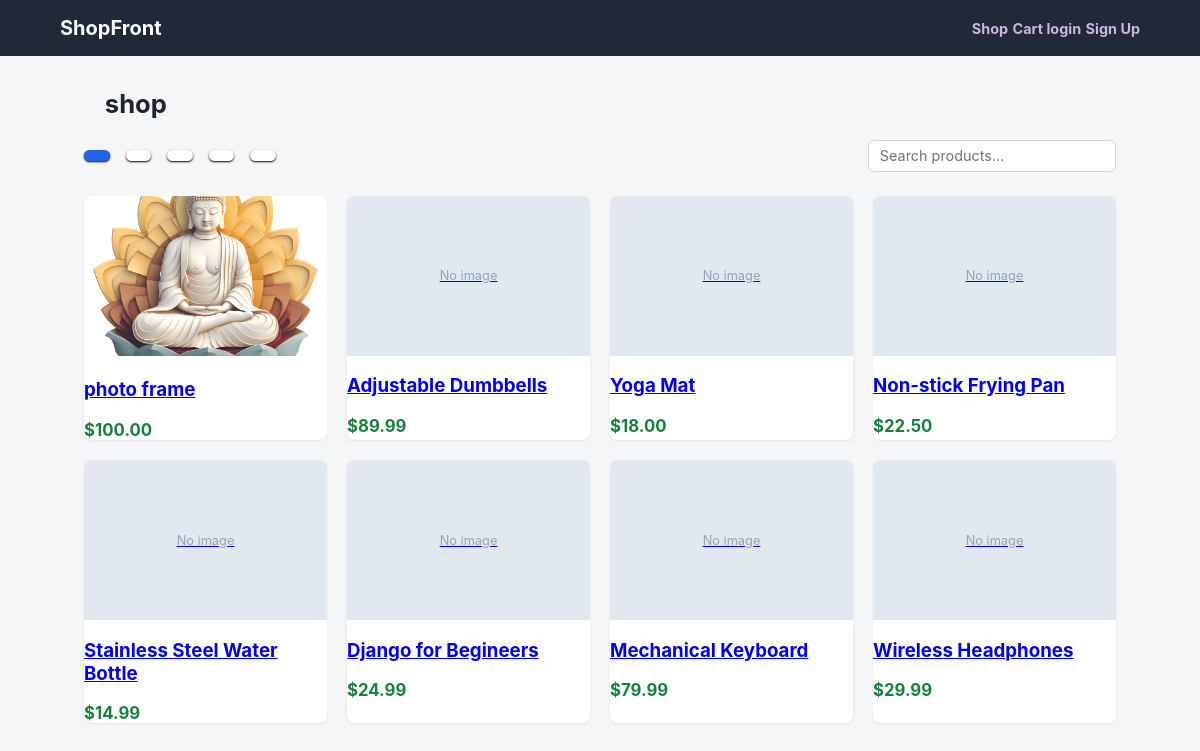
The page / on the database its author committed.
### store/models.py (models this page shows, shortened)
class Category(models.Model):
    name=models.CharField(max_length=100,unique=True)
    slug=models.SlugField(max_length=100,unique=True)
    class Meta:
        verbose_name_plural="categories"
        ordering=["name"]
        db_table="category"

class Product(models.Model):
    name=models.CharField(max_length=200)
    slug=models.SlugField(max_length=220)
    description=models.TextField(blank=True)
    category=models.ForeignKey(Category,on_delete=models.SET_NULL,null=True,blank=True,related_name="products")
    price=models.DecimalField(max_digits=10,decimal_places=2)
    stock=models.PositiveIntegerField(default=0)
    image=models.ImageField(upload_to="media/",blank=True,null=True)
    is_active=models.BooleanField(default=True)
    created_at=models.DateTimeField(auto_now_add=True)
    class Meta:
        ordering=["-created_at"]
        db_table="product"
    @property
    def in_stock(self):
        return self.stock>0

### store/views.py (the view)
# urls.py: path("",views.ProductListView.as_view(),name="product_list"),
class ProductListView(ListView):
    model=Product
    template_name="store/product_list.html"
    context_object_name="products" #Designates the name of the variable to use in the context.
    paginate_by=12 #how many objects should be displayed per page.
    def get_queryset(self): #Get the list of items for this view. This must be an iterable and may be a queryset
        qs=Product.objects.filter(is_active=True).select_related("category")
        category_slug=self.request.GET.get("category")
        if category_slug:
            qs=qs.filter(category__slug=category_slug)
        else:
            q=self.request.GET.get("q")
            if q:
                qs=qs.filter(name__icontains=q) #
        return qs
    def get_context_data(self, **kwargs): #Returns context data for displaying the list of objects
        ctx=super().get_context_data(**kwargs)  #calling overridining django.views.generic.list.MultipleObjectMixin
        ctx["categories"]=Category.objects.all()
        ctx["selected_category"]=self.request.GET.get("category","")
        ctx["query"]=self.request.GET.get("q","")
        return ctx

### templates/store/product_list.html (shortened to what this page needs)
{% extends 'base.html' %}
{% block content %}
<h1>shop</h1>
<div class="filters">
    <a href="{% url 'product_list' %}" class="{% if not selected_category %}active{% endif %}"></a>
    {% for cat in categories %}
       <a href="?category={{cat.slug}}" class="{% if selected_category == cat.slug %}active{%endif%}"></a>
    {% endfor %}
    <form action="" method="get" class="search-form" style="margin-left: auto;">
        <input type="text" name="q" placeholder="Search products..." value="{{query}}">
    </form>
</div>
{% if products %}
<div class="product-grid">
    {% for product in products %}
    <div class="product-card">
        <a href="{% url 'product_detail' product.slug %}">
            {% if product.image %}
                <img src="{{ product.image.url }}" alt="{{product.name}}">
            {% else %}
                <div class="product-thumb placeholder">No image</div>
            {% endif %}
        </a>
        <div>
            <h3><a href="{% url 'product_detail' product.slug%}">{{product.name}}</a></h3>
            <span class="price">${{product.price}}</span>
        </div>
    </div>
    {% endfor %}
</div>
{% else %}
    <div class="empty-state"><p>No products</p></div>
{%endif%}
{% endblock %}

### templates/base.html (shortened to what this page needs)
{% load static %}
<!DOCTYPE html>
<html lang="en">
<head>
    <link rel="stylesheet" href="{% static 'css/style.css'%}">
</head>
<body>
    <header class="site-header">
        <nav class="navbar">
            <div class="nav-container">
                <a href="{% url 'product_list'%}" class="nav-brand">ShopFront</a>
                <div class="nav-link">
                    <a href="{% url 'product_list' %}">Shop</a>
                    <a href="{% url 'cart_detail' %}">Cart {%if nav_cart_count%} ({{nav_cart_count}})</a>{%endif%}
                    {% if user.is_authenticated %}
                       <a href="{% url 'order_list' %}">My orders</a>
                       {% if user.is_staff %}
                           <a href="{% url 'staff_report'%}">Staff Report</a>
                           <a href="{% url 'admin:index'%}">Admin</a>
                       {% endif %}
                       <span class="nav-user">Hi, {{user.username}}</span>
                       <form action="{% url 'logout'%}" method="post" class="inline-form">
                         {%csrf_token%}
                         <button type="submit" class="link-button">Logout</button>
                       </form>
                    {% else %}
                       <a href="{% url 'login' %}">login</a>
                       <a href="{% url 'signup' %}">Sign Up</a>
                    {%endif%}
                </div>
            </div>
        </nav>
    </header>
    <main class="container">
        {% block content %}{% endblock %}
    </main>
</body>
</html>

### static/css/style.css (style rules this page uses)
* { box-sizing: border-box; }
body { margin:0; font-family: -apple-system, BlinkMacSystemFont, 'Segoe UI', Roboto, Oxygen, Ubuntu, Cantarell; background: #f5f6f8; color:#1f2430; }
.navbar { background:#1f2937; padding: 0.1.5rem; }
.nav-container { max-width: 1080px; margin:0 auto; display:flex; align-items: center; justify-content: space-between; height:56px; flex-wrap: wrap; }
.nav-brand { color: #fff; font-weight: 700; text-decoration: none; font-size:20px; }
.nav-link a { color: #cdb5e1; text-decoration: none; font-size:0.9rem; font-weight: bold; }
.container { max-width: 1080px; margin: 2rem auto; padding: 0 1.5rem; }
h1 { font-size: 1.6rem; margin: 1.3rem; }
.filters { display:flex; gap:1rem; margin-bottom: 1.5rem; flex-wrap: wrap; align-items: center; }
.filters a { padding: 0.35rem 0.8rem; border-radius: 999px; background: #ffff; text-decoration: none; color:#1f2430; font-size:0.85px; box-shadow: 0 1px 2px rgba(0,0,0); }
.filters a.active { background: #2563eb; color:#fff; }
.search-form input[type=text] { padding: 0.4rem 0.7rem; border-radius: 6px; border: 1px solid #d1d5db; font-size: 0.9rem; }
.product-grid { display: grid; grid-template-columns: repeat(auto-fill,minmax(220px,1fr)); gap:1.25rem; }
.product-card { background: #fff; border-radius:8px; overflow: hidden; box-shadow: 0 1px 3px rgba(0,0,0,0.08); display:flex; flex-direction: column; }
.product-card img,.product-thumb { width:100%; height:160px; object-fit: cover; background: #e2e8f0; }
.product-thumb.placeholder { display:flex; align-items: center; justify-content: center; color:#94a3b8; font-size: 0.8rem; }
.price { font-weight: 700; color:#16803c; font-size: 1.05rem; }
input[type=text],input[type=email],input[type=password],input[type=number],textarea,select { width:100%; padding: 0.5rem 0.6rem; border: 1px solid #d1d5db; border-radius: 6px; font-size: 0.9rem; font-family: inherit; }

### rows shown on the page
Product: image (picture), name "photo frame", price "100.00"
Product: image "No image", name "Adjustable Dumbbells", price "89.99"
Product: image "No image", name "Yoga Mat", price "18.00"
Product: image "No image", name "Non-stick Frying Pan", price "22.50"
Product: image "No image", name "Stainless Steel Water Bottle", price "14.99"
Product: image "No image", name "Django for Begineers", price "24.99"
Product: image "No image", name "Mechanical Keyboard", price "79.99"
Product: image "No image", name "Wireless Headphones", price "29.99"
